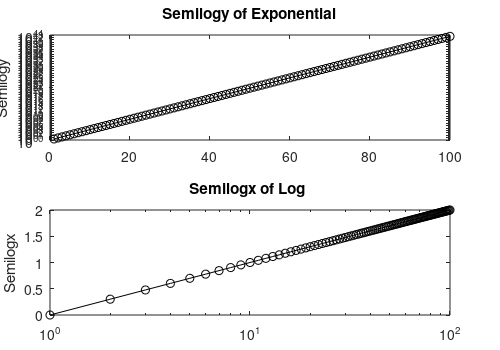
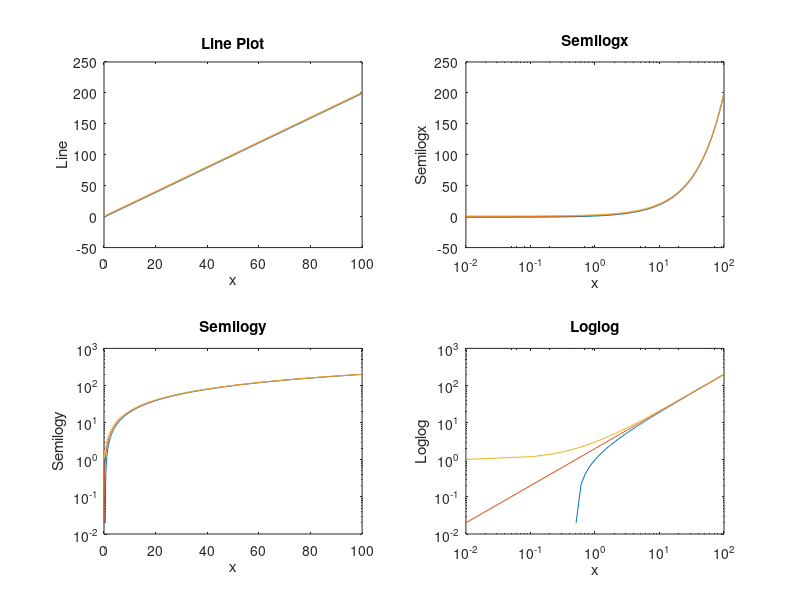

These charts were generated, in order, by the following MATLAB code:
clear all
clc
close all
% Part 1
x1 = [.01:.1:100]';
m = 2;
b = [-1 0 1];
y = m*(x1*[1 1 1]) + (ones(length(x1),1)*b);
% zf(1) = figure(1);clf
% za(1) = axes
subplot(2,2,1)
plot(x1,y);
title('Line Plot')
xlabel('x')
ylabel('Line')
% set(za(1),'position',[.1 .6 .29 .29])

% za(2) = axes
subplot(2,2,2)
semilogx(x1,y);
title('Semilogx')
xlabel('x')
ylabel('Semilogx')
% set(za(2),'position',[.6 .6 .29 .29])

% za(3) = axes
subplot(2,2,3)
semilogy(x1,y);
title('Semilogy')
xlabel('x')
ylabel('Semilogy')
% set(za(3),'position',[.1 .18 .29 .29])

% za(4) = axes
subplot(2,2,4)
loglog(x1,y);
title('Loglog')
xlabel('x')
ylabel('Loglog')
% set(za(4),'position',[.6 .18 .29 .29])

% 
% ss = ['p5712_1'];
% figsize = [5 3.5];
% set(zf(1),'papersize',figsize)
% set(zf(1),'paperposition',[0 0 figsize]);
% print(zf(1),'-dpng','-r300','-painters',ss)

%Part2
y=exp(1:100);
y1=log10(1:100);
zf(2) = figure(2);clf
za(1) = axes;
semilogy(y,'o-','Color',[0 0 0])
title('Semilogy of Exponential')
ylabel('Semilogy')
set(za(1),'position',[0.1 0.6 0.8 0.3])

za(2)=axes;
semilogx(y1,'o-','Color',[0 0 0])
title('Semilogx of Log ')
ylabel('Semilogx')
set(za(2),'position',[0.1 0.1 0.8 .3])

ss = ['p5712_2'];
figsize = [5 3.5];
set(zf(2),'papersize',figsize)
set(zf(2),'paperposition',[0 0 figsize]);
print(zf(2),'-dpng','-r300','-painters',ss)
